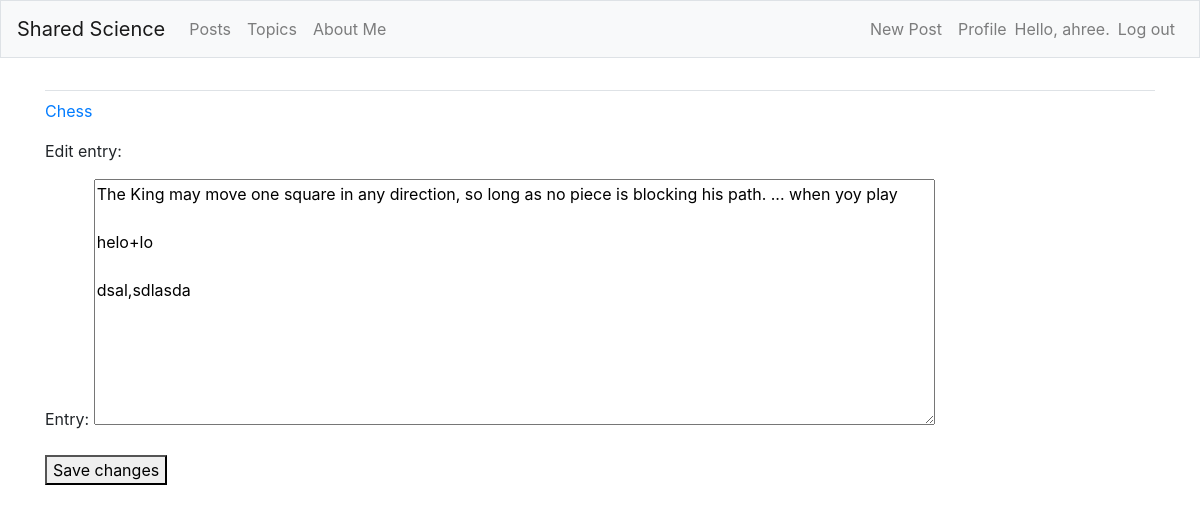
The app's page /edit_entry/5/ (signed in) with its own data.
### Entregas/models.py (models this page shows, shortened)
class Topic(models.Model):
    text = models.CharField(max_length=200)
    date_added = models.DateTimeField(auto_now_add=True)
    owner = models.ForeignKey(User, on_delete=models.CASCADE)
    def __str__(self):
        return self.text

class Entry(models.Model):
    topic = models.ForeignKey(Topic, on_delete=models.CASCADE)
    text = models.TextField()
    date_added = models.DateTimeField(auto_now_add=True)
    class Meta:
        verbose_name_plural = 'entries'

### Entregas/views.py (the view)
# urls.py: path('edit_entry/<int:entry_id>/', views.edit_entry, name='edit_entry'),
@login_required
def edit_entry(request, entry_id):
    entry = Entry.objects.get(id=entry_id)
    topic = entry.topic
    if topic.owner != request.user:
        raise Http404
    if request.method != 'POST':
        form = EntryForm(instance=entry)
    else:
        form = EntryForm(instance=entry, data=request.POST)
        if form.is_valid():
            form.save()
            return redirect('Entregas:topic', topic_id=topic.id)
    context = {'entry': entry, 'topic': topic, 'form': form}
    return render(request, 'entregas/edit_entry.html', context)

### Entregas/forms.py
class EntryForm(forms.ModelForm):
    class Meta:
        model = Entry
        fields = ['text']
        labels = {'text': 'Entry:'}
        widgets = {'text': forms.Textarea(attrs={'cols': 80})}

### Entregas/templates/entregas/edit_entry.html (shortened to what this page needs)
{% extends "entregas/base.html" %}
{% block content %}
    <p><a href="{% url 'Entregas:topic' topic.id %}">{{ topic }}</a></p>
    <p>Edit entry:</p>
    <form action="{% url 'Entregas:edit_entry' entry.id %}" method='post'>
        {{ form.as_p }}
        <button name="submit">Save changes</button>
    </form>
{% endblock content %}

### Entregas/templates/entregas/base.html (shortened to what this page needs)
{% load bootstrap4 %}
<!doctype html>
<html lang="en">
<head>
    {% bootstrap_css %}
</head>
<body>
    <nav class="navbar navbar-expand-md navbar-light bg-light mb-4 border">
        <a class="navbar-brand" href="{% url 'Entregas:index'%}">
            Shared Science
        </a>
        <div class="collapse navbar-collapse" id="navbarCollapse">
            <ul class="navbar-nav mr-auto">
                <li class="nav-item">
                    <a class="nav-link" href="{% url 'Entregas:blog-home'%}">
                        Posts
                    </a>
                </li>
                <li class="nav-item">
                    <a class="nav-link" href="{% url 'Entregas:topics'%}">
                        Topics
                    </a>
                </li>
                <li class="nav-item">
                    <a class="nav-link" href="{% url 'Entregas:about_me' %}">
                        About Me
                    </a>
                </li>
            </ul>
            <ul class="navbar-nav ml-auto">
                {% if user.is_authenticated %}
                <a class="nav-item nav-link" href="{% url 'Entregas:post-create' %}">New Post</a>
                <li class="nav-item">
                    <a class="nav-link" href="{% url 'users:profile' %}">Profile</a>
                </li>
                    <li class="nav-item">
                        <span class="navbar-text">Hello, {{ user.username }}.</span>
                    </li>
                    <li class="nav-item">
                        <a class="nav-link" href="{% url 'users:logout' %}">Log out</a>
                    </li>
                {% endif %}
            </ul>
        </div>
    </nav>
    <main role="main" class="container">
        <div class="pb-2 mb-2 border-bottom">
        </div>
        <div>
            {% block content %}
            {% endblock content %}
        </div>
    </main>
</body>
</html>

### records on screen
Topic: text "Chess"
Entry: text "The King may move one square in any direction, so long as no piece is blocking his path. ... when yoy play helo+lo dsal,sdlasda"

### other values on screen
{{ user.username }} "ahree"
